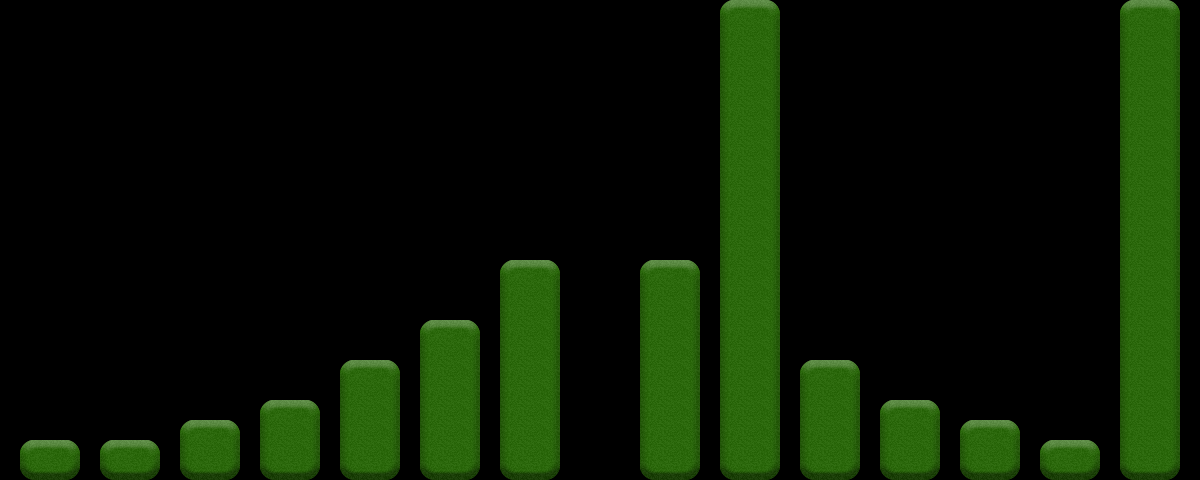

This game map was drawn from its Tiled (.tmx) file and the tilesets committed beside it. A one-line description and the trimmed map source follow:
An orthogonal 60x24 tile map with 20x20 px tiles, 1 tile layer (Tile Layer 1), 4 tilesets and 27 objects (4x Teleport, 2x Waypoint, goal, ball).

<map version="1.0" orientation="orthogonal" width="60" height="24" tilewidth="20" tileheight="20">
 <tileset firstgid="1" name="Grass" tilewidth="20" tileheight="20">
  <image source="gfx/Grass.png" width="80" height="160" />
 </tileset>
 <tileset firstgid="33" name="Goals" tilewidth="20" tileheight="20">
  <image source="gfx/Goals.png" width="60" height="60" />
 </tileset>
 <tileset firstgid="42" name="Veritcal" tilewidth="32" tileheight="96">
  <image source="gfx/vertical.png" width="32" height="96" />
 </tileset>
 <tileset firstgid="43" name="Horizontal" tilewidth="96" tileheight="32">
  <image source="gfx/horizontal.png" width="96" height="32" />
 </tileset>
 <layer name="Tile Layer 1" width="60" height="24">
  <data>[1440 cells, 330 non-empty, 9 distinct tile ids]</data>
 </layer>
 <objectgroup name="Walls" width="60" height="24">
  <properties>
   <property name="type" value="wall" />
  </properties>
  <object x="499" y="262" width="60" height="218" />
  <object x="638" y="260" width="62" height="220" />
  <object x="417" y="322" width="64" height="159" />
  <object x="721" y="1" width="60" height="480" />
  <object x="337" y="363" width="64" height="115" />
  <object x="799" y="362" width="61" height="119" />
  <object x="258" y="403" width="61" height="77" />
  <object x="179" y="421" width="62" height="59" />
  <object x="100" y="441" width="59" height="37" />
  <object x="21" y="440" width="58" height="39" />
  <object x="879" y="402" width="60" height="77" />
  <object x="961" y="421" width="59" height="59" />
  <object x="1040" y="442" width="60" height="39" />
  <object x="1120" y="1" width="62" height="478" />
 </objectgroup>
 <objectgroup color="#00ff7f" name="Elements" width="60" height="24">
  <object name="goal" x="581" y="426" width="33" height="30">
   <properties>
    <property name="direction" value="right" />
    <property name="type" value="goal" />
   </properties>
  </object>
  <object name="ball" x="35" y="403" width="29" height="27">
   <properties>
    <property name="type" value="ball" />
   </properties>
  </object>
  <object name="Waypoint" x="1070" y="170">
   <properties>
    <property name="type" value="waypoint" />
   </properties>
  </object>
  <object name="Teleport" x="600" y="93">
   <properties>
    <property name="name" value="target1" />
    <property name="target" value="target2" />
    <property name="type" value="teleport" />
   </properties>
  </object>
  <object name="Waypoint" x="988" y="388">
   <properties>
    <property name="type" value="waypoint" />
   </properties>
  </object>
  <object name="Teleport" x="829" y="337">
   <properties>
    <property name="name" value="target2" />
    <property name="type" value="teleport" />
   </properties>
  </object>
  <object name="Teleport" x="1071" y="28">
   <properties>
    <property name="name" value="target3" />
    <property name="target" value="target4" />
    <property name="type" value="teleport" />
   </properties>
  </object>
  <object name="Teleport" x="598" y="0">
   <properties>
    <property name="name" value="target4" />
    <property name="type" value="teleport" />
   </properties>
  </object>
 </objectgroup>
 <objectgroup color="#ff007f" name="Objects" width="60" height="24">
  <properties>
   <property name="type" value="object" />
  </properties>
  <object gid="42" x="526" y="257" />
  <object gid="43" x="551" y="57" />
  <object gid="42" x="644" y="257" />
  <object gid="42" x="644" y="158" />
  <object gid="42" x="526" y="158" />
 </objectgroup>
</map>
